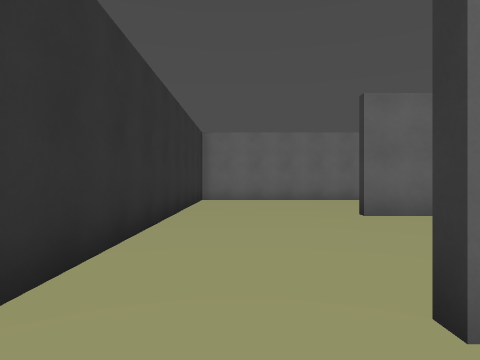
View 1 (above)

20 first-person views from a walk through a 3-D level made in the Godot game engine. The camera is 1.3 m above the floor, looks level and sees 75° across. The floor is counted in squares, 1.8 m on a side. Each view is taken from the middle of a square. On the plan, view 1 faces up. The plan holds only what a view shows up to about 10 squares ahead; the rest is blank. The place goes on beyond the plan.

View 2
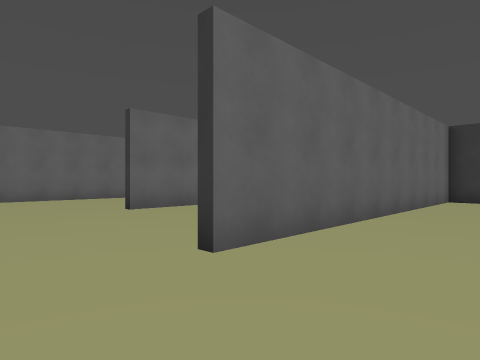

View 3
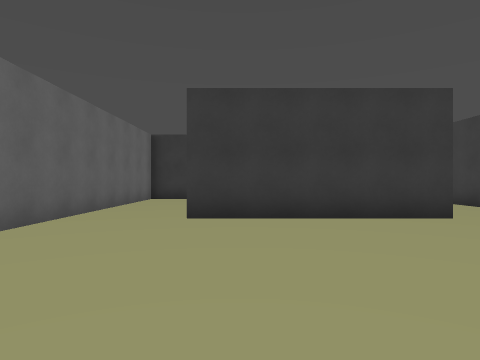

View 4
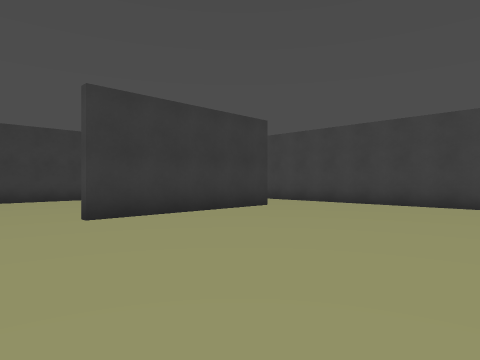

View 5
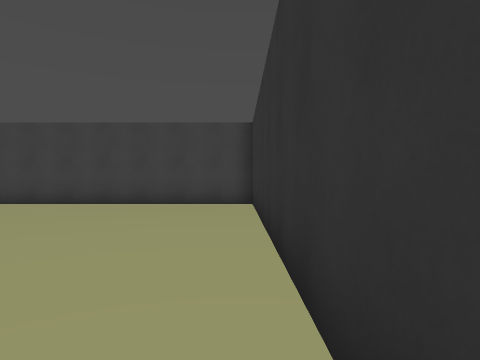

View 6
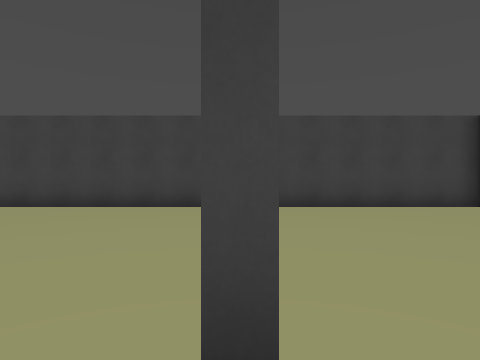

View 7
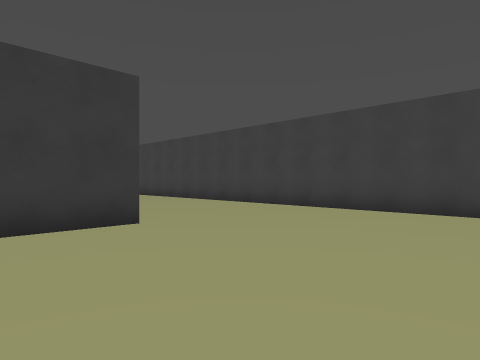

View 8
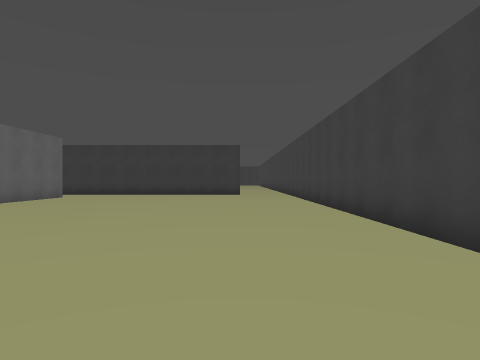

View 9
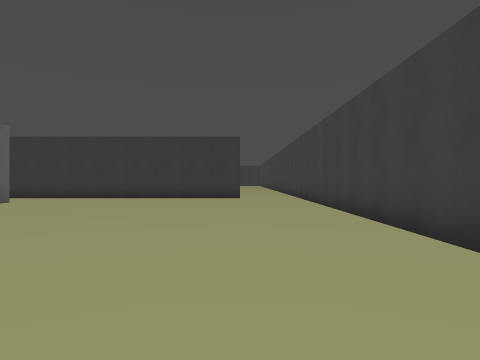

View 10
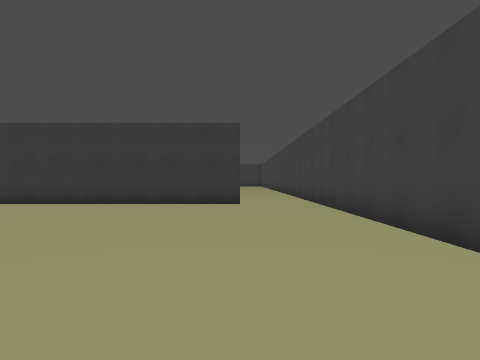

View 11
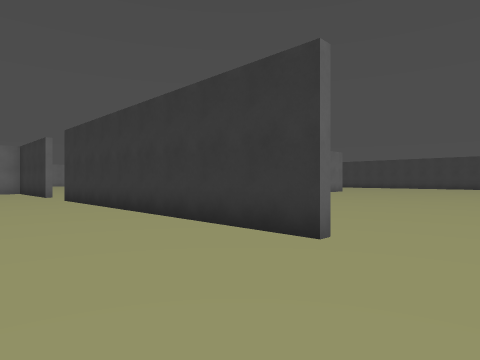

View 12
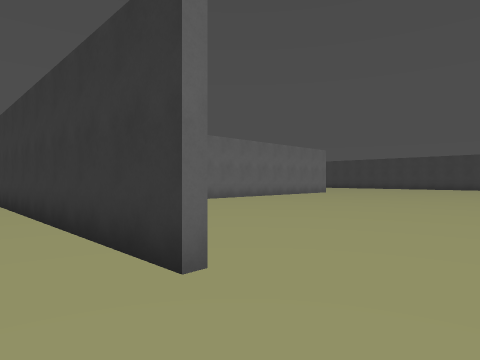

View 13
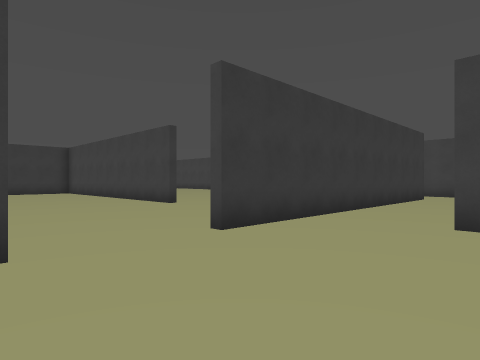

View 14
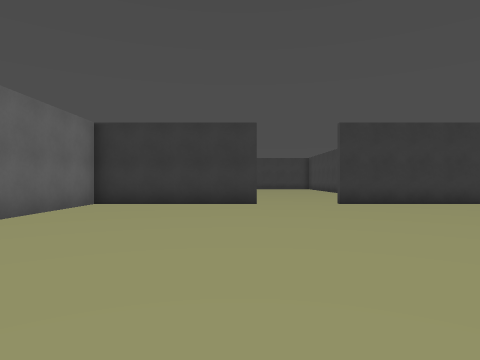

View 15
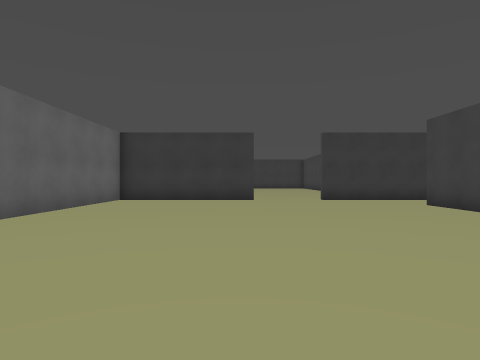

View 16
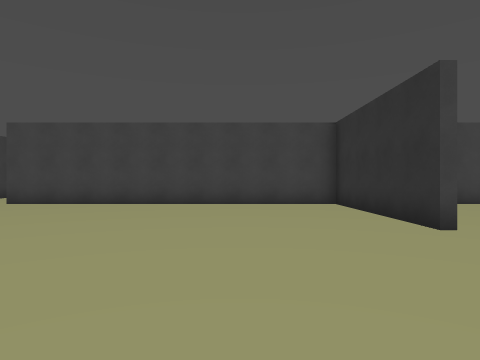

View 17
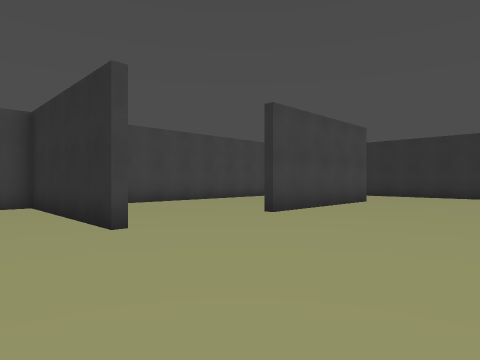

View 18
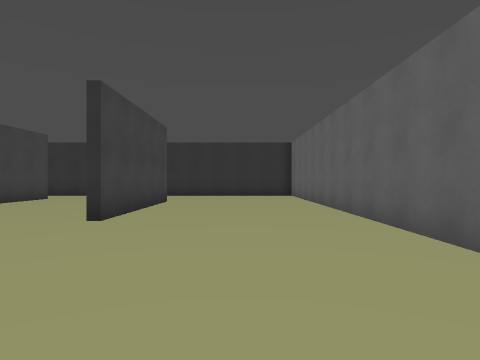

View 19
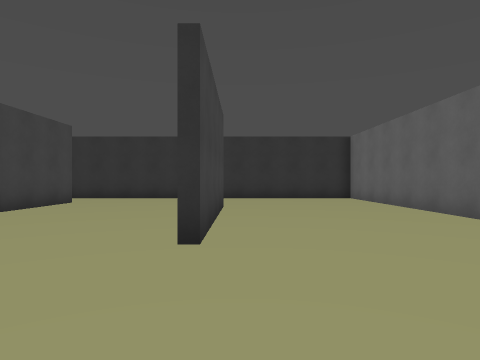

View 20
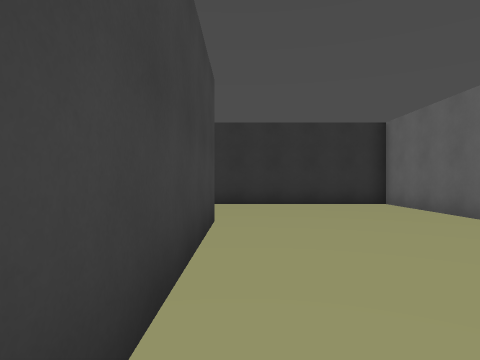

### Floor plan
Points are (right, up) in squares from view 1. A wall is a line through its corners. A room is listed if a view was taken in it or the views show most of it. See-through windows are left out.
Room 1 (views 1, 2, 3, 4, 5, 6, 7, 8, 9, 10, 11, 12)
walls: (10.9, -3.6) (10.9, 1.4) (1, 1.4); (4.9, -6) (4.9, -1); (18, 1.4) (17.5, 1.4); (21, 1.4) (20.5, 1.4); (23.4, -6) (23.4, 1.5); (-1.4, 1.5) (-1.4, -8.4) (22.5, -8.4)
ways out: opening at (-0.5, 1) to room 2; opening at (22.5, 1) to room 2; opening at (23.3, -7)
Room 2 (views 13, 14, 15, 16, 17, 18, 19, 20)
walls: (11.1, 6.6) (11.1, 1.6) (21, 1.6); (10, 11.4) (-1.4, 11.4) (-1.4, 1.5); (4.6, 6.3) (2.5, 6.3); (6.7, 1.6) (8.6, 1.6); (2.5, 6.6) (7.5, 6.6); (1, 1.6) (4, 1.6); (23.4, 6.5) (23.4, 11.4) (17.6, 11.4); (23.4, 1.5) (23.4, 4)
ways out: opening at (-0.5, 1) to room 1; opening at (22.5, 1) to room 1; opening at (24, 5.5)

Positions as (right, up) in squares from view 1, and headings:
1: (0, 0), facing up
2: (-1, -1), facing up-right
3: (-1, -2), facing right
4: (-1, 1), facing down-right
5: (-1, 1), facing down
6: (5, 0), facing down
7: (6, -1), facing down-right
8: (8, -6), facing right
9: (11, -6), facing right
10: (14, -6), facing right
11: (20, -8), facing up-right
12: (22, -8), facing up-right
13: (20, 7), facing down-right
14: (14, 7), facing right
15: (12, 7), facing right
16: (14, 11), facing down
17: (13, 11), facing down-left
18: (13, 9), facing left
19: (11, 7), facing left
20: (8, 7), facing left
